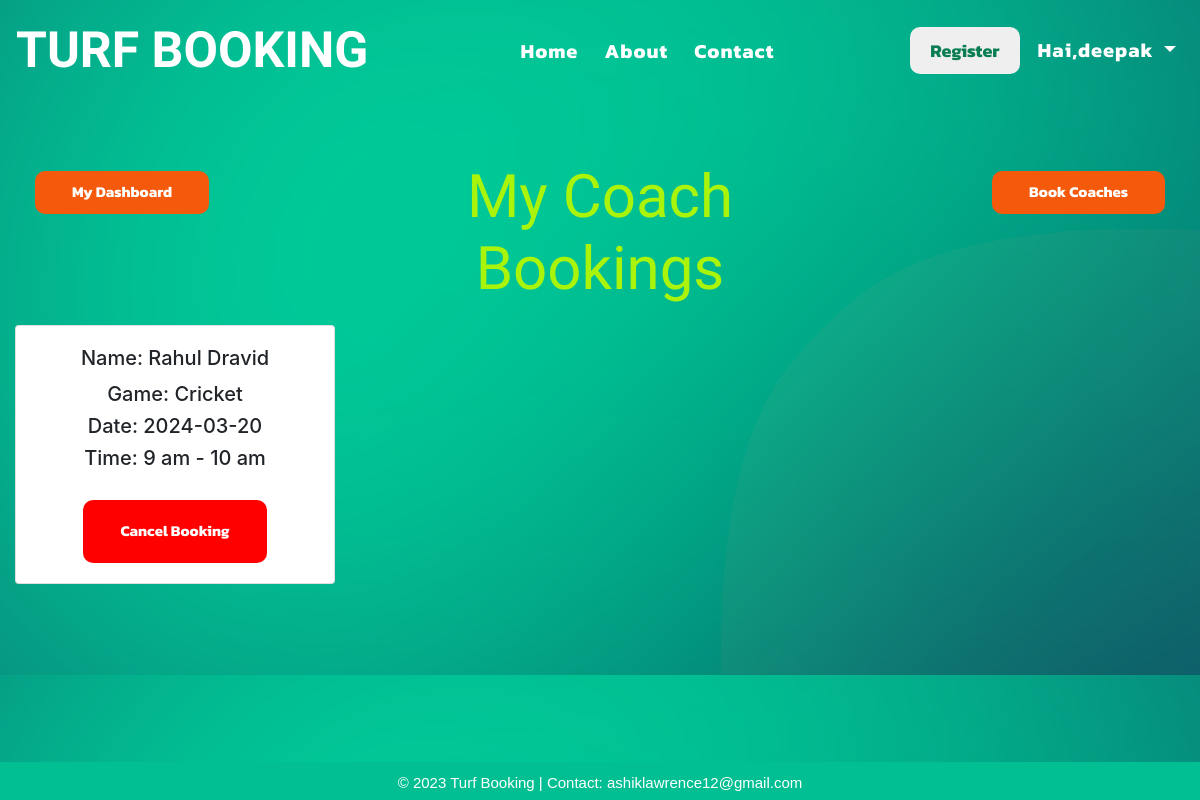
Page /mycoachbookings (signed in) on the committed database.
### app1/models.py (models this page shows)
class BookedCoach(models.Model):
    Coach = models.TextField()
    Sports = models.TextField()
    Bookdate = models.TextField()
    Time = models.TextField(blank=True)
    Bookeddate = models.TextField()
    Bookedby = models.TextField()

### app1/views.py (the view)
# urls.py: path('mycoachbookings',views.mycoachbookings,name='mycoachbookings'),
def mycoachbookings(request):
    a = request.user
    y = BookedCoach.objects.filter(Bookedby=a)
    x = reversed(y)
    ex = BookedCoach.objects.filter(Bookedby=a).exists()
    return render(request,'mycoachbookings.html',{'key':x,'exist':ex})

### templates/mycoachbookings.html (shortened to what this page needs)
{% include 'base.html' %}
{% load static %}
<!DOCTYPE html>
<html lang="en">
<head>
  <link rel="stylesheet" href="https://cdn.jsdelivr.net/npm/bootstrap@4.0.0/dist/css/bootstrap.min.css"
 />
</head>
<body>
  <div class="container-fluid" id="maincont">
    <div class="row">
      <div class="col-4">
        <a href="main"><button id="btn2" class="btn" style="float: left;">My Dashboard</button></a>
      </div>
      <div class="col-4">
        <h1 style="text-align: center">My Coach Bookings</h1>
      </div>
      <div class="col-4">
        <a href="coachbook"><button id="btn2" class="btn">Book Coaches</button></a>
      </div>
    </div>
    <div class="row">
      {% if exist %}
      {% for i in key %}
      <div class="col-sm" id="cols">
        <div class="card" style="width: 20rem;">
          <div class="card-body" style="padding-bottom: 2px;">
            <h5 class="card-title">Name: {{i.Coach}}</h5>
            <h5>Game: {{i.Sports}}</h5>
            <h5>Date: {{i.Bookdate}}</h5>
            <h5>Time: {{i.Time}}</h5>
          </div>
          <form action="cancelcoachbooking" method="post">
            <button action="submit" id="btn1" class="btn">Cancel Booking</button>
          </form>
        </div>
      </div>
      {% endfor %}
    </div>
  </div>
  {% else %}
    <p class="no_book">No Bookings available!</p>
    {% endif %}
</body>
</html>

### templates/base.html (shortened to what this page needs)
<!DOCTYPE html>
{% load static %}
<html lang="en">
<head>
  <link rel="stylesheet" href="https://cdn.jsdelivr.net/npm/bootstrap@4.0.0/dist/css/bootstrap.min.css"
 />
</head>
<body>
  <nav class="navbar navbar-expand-lg navbar-dark" id="navbc">
    <a class="navbar-brand" href="index">TURF BOOKING</a>
    <div class="collapse navbar-collapse" id="navbarNav">
      <ul class="navbar-nav ml-auto" id="navbarlnk">
        <li class="nav-item">
          <a class="nav-link" href="index">Home <span class="sr-only">(current)</span></a>
        </li>
        <li class="nav-item">
          <a class="nav-link" href="about">About</a>
        </li>
        <li class="nav-item">
          <a class="nav-link" href="contact">Contact</a>
        </li>
      </ul>
      <ul class="navbar-nav ml-auto" id="navlbtn">
        <a href="register"><button type="button" class="btnbor1">Register</button></a>
        {% if request.user.is_authenticated %}
        <li class="nav-item dropdown">
          <a class="nav-link dropdown-toggle" href="#" id="navbarDropdownMenuLink" data-toggle="dropdown"
            aria-haspopup="true" aria-expanded="false">
            Hai,<span style="font-weight: bold">{{ request.user }}</span>
          </a>
        {% else %}
        <a href="login"><button type="button" class="btnbor2">Login</button></a>
        {% endif %}
        </li>
      </ul>
    </div>
  </nav>
  <footer>
    <p>&copy; 2023 Turf Booking | Contact: ashiklawrence12@gmail.com</p>
  </footer>
</body>
</html>

### templates/base.html (style rules this page uses)
.nav-link { color: white !important; font-size: 20px; font-family: "Kanit", sans-serif; font-weight: bold; letter-spacing: 1px; transition: 1s; margin-left: 10px; padding-left: 5px; padding-right: 5px; }
footer { position: fixed; background-color: #02bf93; width: 100%; bottom: 0px; padding-top: 10px; margin-bottom: -10px; z-index: 1; }
footer p { text-align: center; color: white; font-size: 15px; font-family: "Gill Sans", "Gill Sans MT", Calibri, "Trebuchet MS", sans-serif; }
#navbc { background-color: transparent !important; }
.btnbor1 { color: #097e52; border: white; font-weight: bold; font-size: 18px; margin-left: 10px; padding: 10px; padding-left: 20px; padding-right: 20px; border-radius: 10px; transition: 1s; font-family: "Kanit", sans-serif; }
.navbar-brand { font-size: 50px !important; font-weight: bold; font-family: "Teko", sans-serif; }

### rows in the picture
BookedCoach: Coach "Rahul Dravid", Sports "Cricket", Bookdate "2024-03-20", Time "9 am - 10 am"

### other values in the picture
{{ request.user }} "deepak"
